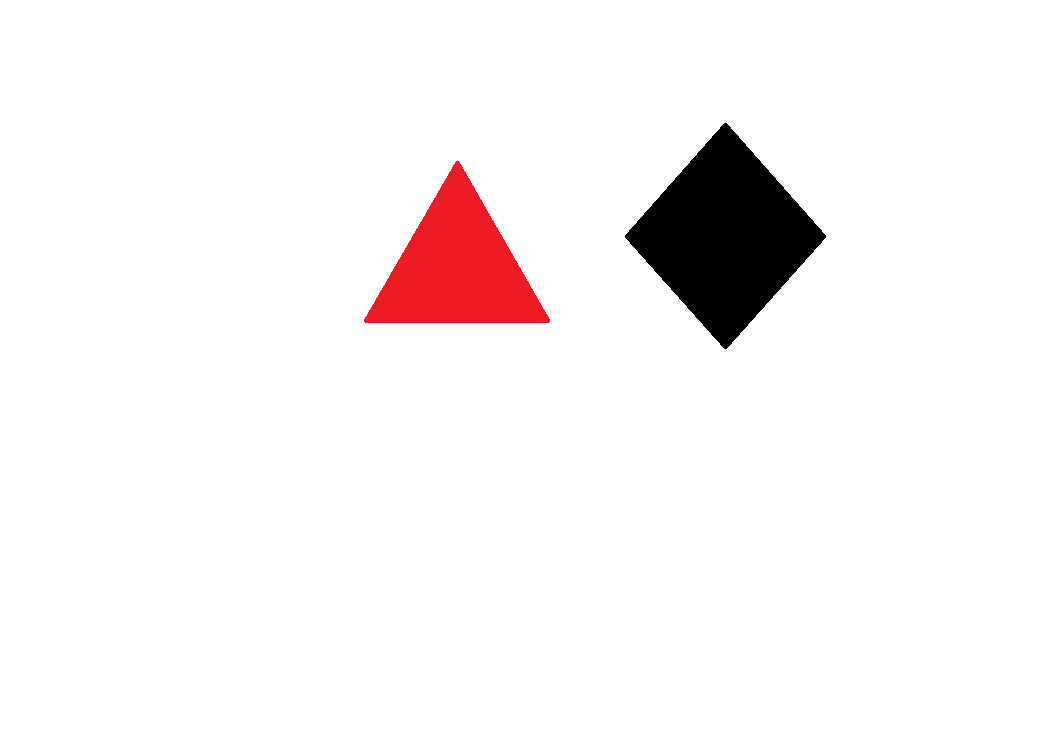
#> input picture pragyan/determining-object-color/test.png, 1050 x 750 px
$ python detect_color.py   (older library calls are emulated)
#> lines starting #> are read from the running program, lines starting #| are printed output that depends on the picture; after the words box and inside, x2 and y2 are one past the last pixel; in counts of white or black regions, pixels touching at a corner belong together
### pragyan/determining-object-color/pyimagesearch/colorlabeler.py
# import the necessary packages
from scipy.spatial import distance as dist
from collections import OrderedDict
import numpy as np
import cv2

class ColorLabeler:
	def __init__(self):
		# initialize the colors dictionary, containing the color
		# name as the key and the RGB tuple as the value
		colors = OrderedDict({
			"red": (255, 0, 0),
			"green": (0, 255, 0),
			"blue": (0, 0, 255)})

		# allocate memory for the L*a*b* image, then initialize
		# the color names list
		self.lab = np.zeros((len(colors), 1, 3), dtype="uint8")
		self.colorNames = []

		# loop over the colors dictionary
		for (i, (name, rgb)) in enumerate(colors.items()):
			# update the L*a*b* array and the color names list
			self.lab[i] = rgb
			self.colorNames.append(name)

		# convert the L*a*b* array from the RGB color space
		# to L*a*b*
		self.lab = cv2.cvtColor(self.lab, cv2.COLOR_RGB2LAB)

	def label(self, image, c):
		# construct a mask for the contour, then compute the
		# average L*a*b* value for the masked region
		mask = np.zeros(image.shape[:2], dtype="uint8")
		cv2.drawContours(mask, [c], -1, 255, -1)
		mask = cv2.erode(mask, None, iterations=2)
		mean = cv2.mean(image, mask=mask)[:3]

		# initialize the minimum distance found thus far
		minDist = (np.inf, None)

		# loop over the known L*a*b* color values
		for (i, row) in enumerate(self.lab):
			# compute the distance between the current L*a*b*
			# color value and the mean of the image
			d = dist.euclidean(row[0], mean)

			# if the distance is smaller than the current distance,
			# then update the bookkeeping variable
			if d < minDist[0]:
				minDist = (d, i)

		# return the name of the color with the smallest distance
		return self.colorNames[minDist[1]]

### pragyan/determining-object-color/pyimagesearch/shapedetector.py
# import the necessary packages
import cv2

class ShapeDetector:
	def __init__(self):
		pass

	def detect(self, c):
		# initialize the shape name and approximate the contour
		shape = "unidentified"
		peri = cv2.arcLength(c, True)
		approx = cv2.approxPolyDP(c, 0.04 * peri, True)

		# if the shape is a triangle, it will have 3 vertices
		if len(approx) == 3:
			shape = "triangle"

		# if the shape has 4 vertices, it is either a square or
		# a rectangle
		elif len(approx) == 4:
			# compute the bounding box of the contour and use the
			# bounding box to compute the aspect ratio
			(x, y, w, h) = cv2.boundingRect(approx)
			ar = w / float(h)

			# a square will have an aspect ratio that is approximately
			# equal to one, otherwise, the shape is a rectangle
			shape = "square" if ar >= 0.95 and ar <= 1.05 else "rectangle"

		# if the shape is a pentagon, it will have 5 vertices
		elif len(approx) == 5:
			shape = "pentagon"

		# otherwise, we assume the shape is a circle
		else:
			shape = "circle"

		# return the name of the shape
		return shape

### pragyan/determining-object-color/detect_color.py
# USAGE
# python detect_color.py --image example_shapes.png

# import the necessary packages
from pyimagesearch.shapedetector import ShapeDetector
from pyimagesearch.colorlabeler import ColorLabeler
import argparse
#import imutils
import cv2

# construct the argument parse and parse the arguments
##ap = argparse.ArgumentParser()
##ap.add_argument("-i", "--image", required=True,
##      help="path to the input image")
##args = vars(ap.parse_args())

# load the image and resize it to a smaller factor so that
# the shapes can be approximated better
image = cv2.imread("test.png")
#> image is the input picture: shape (750, 1050, 3); mean B, G, R 243.2, 243, 247.1
inter=cv2.INTER_AREA
dim=None
(h,w)=image.shape[:2]
#> h = 750; w = 1050
r = 300 / float(w)
#> r = 0.286
dim = (300, int(h * r))
#> dim = (300, 214)
resized = cv2.resize(image, dim, interpolation=inter)
#resized = imutils.resize(image, width=300)
ratio = image.shape[0] / float(resized.shape[0])
#> ratio = 3.5
# blur the resized image slightly, then convert it to both
# grayscale and the L*a*b* color spaces
blurred = cv2.GaussianBlur(resized, (5, 5), 0)
gray = cv2.cvtColor(blurred, cv2.COLOR_BGR2GRAY)
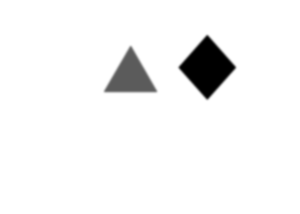
#> gray: shape (214, 300); min 0, max 255, mean 244.3
lab = cv2.cvtColor(blurred, cv2.COLOR_BGR2LAB)
#> lab: shape (214, 300, 3); mean of channels 0, 1, 2 245, 129.5, 129
thresh = cv2.threshold(gray, 200, 255, cv2.THRESH_BINARY_INV)[1]
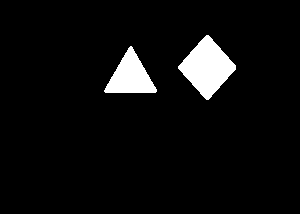
#> thresh: shape (214, 300); 5.3% white; 2 white regions
cv2.imshow("Thresh", thresh)

# find contours in the thresholded image
cnts = cv2.findContours(thresh.copy(), cv2.RETR_EXTERNAL,
        cv2.CHAIN_APPROX_SIMPLE)
#> cnts = 2 contours; box (x1, y1, x2, y2) and area: (178, 35, 236, 100) 1964, (104, 46, 157, 93) 1286
cnts = cnts[0] #if imutils.is_cv2() else cnts[1]

# initialize the shape detector and color labeler
sd = ShapeDetector()
cl = ColorLabeler()
print(len(cnts))
#| 2
# loop over the contours
for c in cnts:
        # compute the center of the contour
        M = cv2.moments(c)
        # detect the shape of the contour and label the color
        shape = sd.detect(c)
        color = cl.label(lab, c)
        # multiply the contour (x, y)-coordinates by the resize ratio,
        # then draw the contours and the name of the shape and labeled
        # color on the image
        c = c.astype("float")
        c *= ratio
        c = c.astype("int")
        text = "{} {}".format(color, shape)
        try:
                cX = int((M["m10"] / M["m00"])* ratio)
                cY = int((M["m01"] / M["m00"])*ratio)
        except:
                cX=0
                cY=0

        cv2.drawContours(image, [c], -1, (0, 255, 0), 2)
        cv2.putText(image, text, (cX, cY),
               cv2.FONT_HERSHEY_SIMPLEX, 0.5, (255, 255, 255), 2)
#> this loop made 2 passes
#> (shape, peri in detect, approx in detect, mean in label, color, text, cX, cY) on pass 1: ('triangle', 165, [[131, 46], [105, 92], [156, 91]], (129.2, 201, 179.7), 'red', 'red triangle', 456, 267)
#> (shape, peri in detect, approx in detect, x in detect, y in detect, w in detect, h in detect, ar in detect) on pass 2: ('rectangle', 177.6, [[206, 35], [178, 68], [208, 99], [235, 65]], 178, 35, 58, 65, 0.892)
#> pass 1, in label, `mask = cv2.erode(mask, None, iterations=2)`:
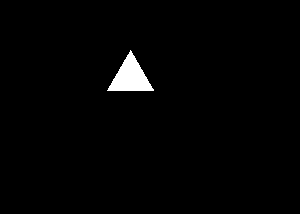
#> mask: shape (214, 300); 1.5% white; 1 white region, box (x1, y1, x2, y2) and area: (107, 50, 154, 91) 980
#> pass 2, in label (call 2), `mask = cv2.erode(mask, None, iterations=2)`:
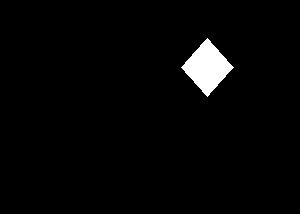
#> mask: shape (214, 300); 2.4% white; 1 white region, box (x1, y1, x2, y2) and area: (181, 38, 234, 97) 1558
#> after the loop:
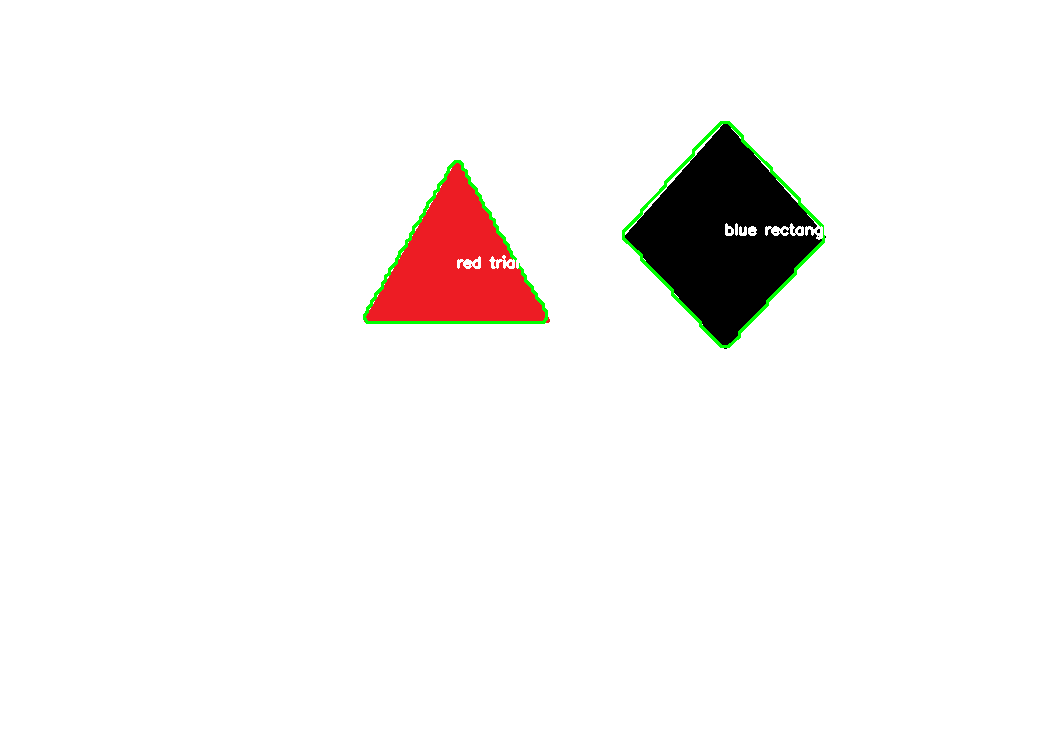
#> image: shape (750, 1050, 3); 0.63% of pixels changed, all inside (x1, y1, x2, y2) = (363, 121, 826, 348)

        # show the output image
cv2.imshow("Image", image)
cv2.waitKey(0)
